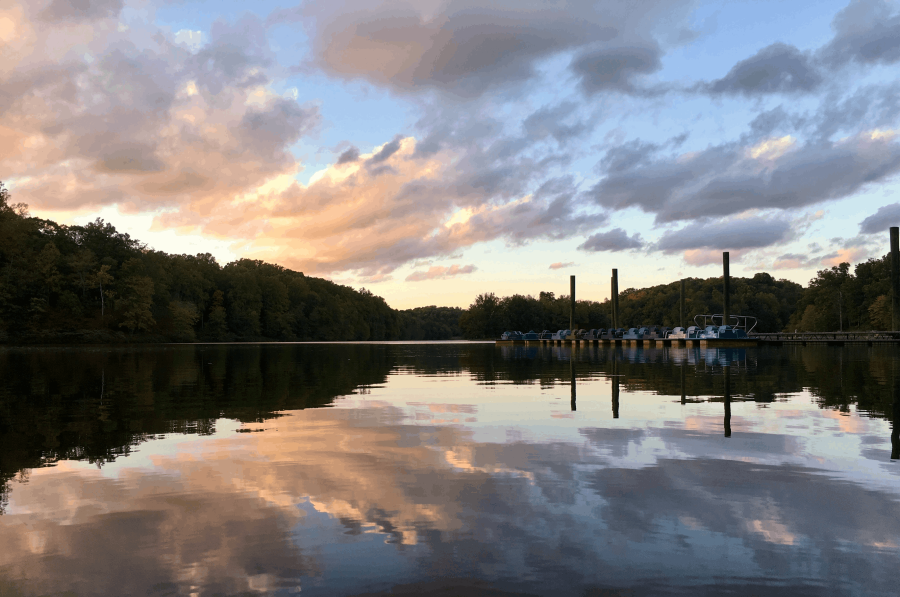
#> input picture freeCodeCamp.org/12 Beginner Python Projects - Dec 9, 2020/Photo Manipulation/output/test.png, 1800 x 1194 px, found by its file name (shown at 1/2 size)
$ python python_face_detection.py
#> lines starting #> are read from the running program, lines starting #| are printed output that depends on the picture
# pip install opencv-python
import cv2

face_cascade = cv2.CascadeClassifier('haarcascade_frontalface_default.xml')

img = cv2.imread('test.png')
#> img is the input picture: shape (1194, 1800, 3); mean B, G, R 127.5, 126.7, 129.1

gray = cv2.cvtColor(img, cv2.COLOR_RGB2GRAY)
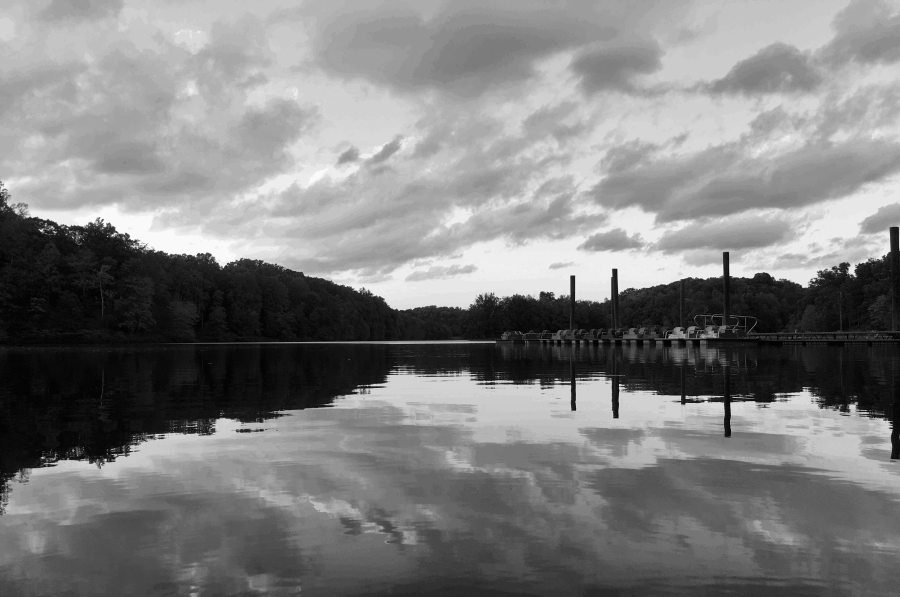
#> gray: shape (1194, 1800) (shown at 1/2 size); min 4, max 249, mean 127.2

faces = face_cascade.detectMultiScale(gray, 1.1, 4)
#> faces = ()
for (x, y, w, h) in faces:
    cv2.rectangle(img, (x, y), (x + w, y +h), (225, 0, 0), 2)
#> this loop made 0 passes

cv2.imshow('img' , img)

cv2.waitKey()

cv2.imwrite("face_detected.jpg")
